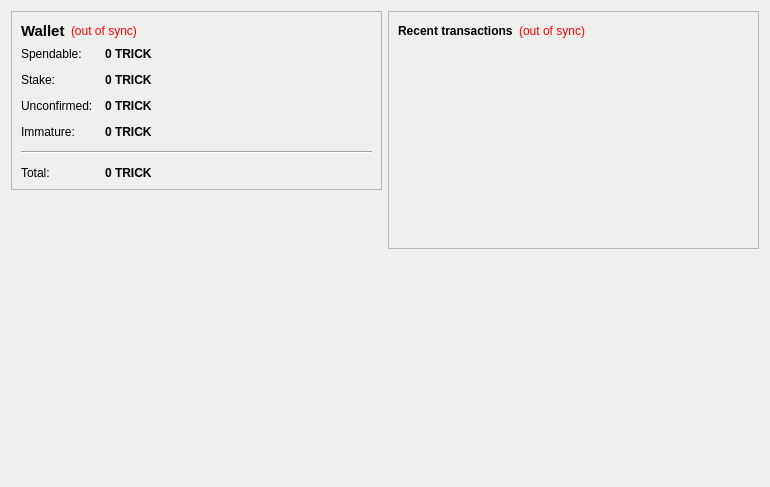
<?xml version="1.0" encoding="UTF-8"?>
<ui version="4.0">
 <class>OverviewPage</class>
 <widget class="QWidget" name="OverviewPage">
  <property name="geometry">
   <rect>
    <x>0</x>
    <y>0</y>
    <width>770</width>
    <height>487</height>
   </rect>
  </property>
  <property name="windowTitle">
   <string>Form</string>
  </property>
  <layout class="QHBoxLayout" name="horizontalLayout" stretch="1,1">
   <item>
    <layout class="QVBoxLayout" name="verticalLayout_2">
     <item>
      <widget class="QFrame" name="frame">
       <property name="frameShape">
        <enum>QFrame::StyledPanel</enum>
       </property>
       <property name="frameShadow">
        <enum>QFrame::Raised</enum>
       </property>
       <layout class="QVBoxLayout" name="verticalLayout_4">
        <item>
         <layout class="QHBoxLayout" name="horizontalLayout_4">
          <item>
           <widget class="QLabel" name="label_5">
            <property name="font">
             <font>
              <pointsize>11</pointsize>
              <weight>75</weight>
              <bold>true</bold>
             </font>
            </property>
            <property name="text">
             <string>Wallet</string>
            </property>
           </widget>
          </item>
          <item>
           <widget class="QLabel" name="labelWalletStatus">
            <property name="toolTip">
             <string>The displayed information may be out of date. Your wallet automatically synchronizes with the TrickyCoin network after a connection is established, but this process has not completed yet.</string>
            </property>
            <property name="styleSheet">
             <string notr="true">QLabel { color: red; }</string>
            </property>
            <property name="text">
             <string notr="true">(out of sync)</string>
            </property>
            <property name="alignment">
             <set>Qt::AlignLeading|Qt::AlignLeft|Qt::AlignVCenter</set>
            </property>
           </widget>
          </item>
          <item>
           <spacer name="horizontalSpacer_2">
            <property name="orientation">
             <enum>Qt::Horizontal</enum>
            </property>
            <property name="sizeHint" stdset="0">
             <size>
              <width>40</width>
              <height>20</height>
             </size>
            </property>
           </spacer>
          </item>
         </layout>
        </item>
        <item>
         <layout class="QFormLayout" name="formLayout_2">
          <property name="fieldGrowthPolicy">
           <enum>QFormLayout::AllNonFixedFieldsGrow</enum>
          </property>
          <property name="horizontalSpacing">
           <number>12</number>
          </property>
          <property name="verticalSpacing">
           <number>12</number>
          </property>
          <item row="0" column="0">
           <widget class="QLabel" name="label">
            <property name="text">
             <string>Spendable:</string>
            </property>
           </widget>
          </item>
          <item row="0" column="1">
           <widget class="QLabel" name="labelBalance">
            <property name="font">
             <font>
              <weight>75</weight>
              <bold>true</bold>
             </font>
            </property>
            <property name="cursor">
             <cursorShape>IBeamCursor</cursorShape>
            </property>
            <property name="toolTip">
             <string>Your current spendable balance</string>
            </property>
            <property name="text">
             <string notr="true">0 TRICK</string>
            </property>
            <property name="textInteractionFlags">
             <set>Qt::LinksAccessibleByMouse|Qt::TextSelectableByKeyboard|Qt::TextSelectableByMouse</set>
            </property>
           </widget>
          </item>
          <item row="1" column="0">
           <widget class="QLabel" name="label_6">
            <property name="text">
             <string>Stake:</string>
            </property>
           </widget>
          </item>
          <item row="1" column="1">
           <widget class="QLabel" name="labelStake">
            <property name="font">
             <font>
              <weight>75</weight>
              <bold>true</bold>
             </font>
            </property>
            <property name="cursor">
             <cursorShape>IBeamCursor</cursorShape>
            </property>
            <property name="toolTip">
             <string>Total of coins that was staked, and do not yet count toward the current balance</string>
            </property>
            <property name="text">
             <string notr="true">0 TRICK</string>
            </property>
            <property name="textInteractionFlags">
             <set>Qt::LinksAccessibleByMouse|Qt::TextSelectableByKeyboard|Qt::TextSelectableByMouse</set>
            </property>
           </widget>
          </item>
          <item row="2" column="0">
           <widget class="QLabel" name="label_3">
            <property name="text">
             <string>Unconfirmed:</string>
            </property>
           </widget>
          </item>
          <item row="2" column="1">
           <widget class="QLabel" name="labelUnconfirmed">
            <property name="font">
             <font>
              <weight>75</weight>
              <bold>true</bold>
             </font>
            </property>
            <property name="cursor">
             <cursorShape>IBeamCursor</cursorShape>
            </property>
            <property name="toolTip">
             <string>Total of transactions that have yet to be confirmed, and do not yet count toward the current balance</string>
            </property>
            <property name="text">
             <string notr="true">0 TRICK</string>
            </property>
            <property name="textInteractionFlags">
             <set>Qt::LinksAccessibleByMouse|Qt::TextSelectableByKeyboard|Qt::TextSelectableByMouse</set>
            </property>
           </widget>
          </item>
          <item row="3" column="0">
           <widget class="QLabel" name="labelImmatureText">
            <property name="text">
             <string>Immature:</string>
            </property>
           </widget>
          </item>
          <item row="3" column="1">
           <widget class="QLabel" name="labelImmature">
            <property name="font">
             <font>
              <weight>75</weight>
              <bold>true</bold>
             </font>
            </property>
            <property name="toolTip">
             <string>Mined balance that has not yet matured</string>
            </property>
            <property name="text">
             <string notr="true">0 TRICK</string>
            </property>
            <property name="textInteractionFlags">
             <set>Qt::LinksAccessibleByMouse|Qt::TextSelectableByKeyboard|Qt::TextSelectableByMouse</set>
            </property>
           </widget>
          </item>
          <item row="4" column="0" colspan="2">
           <widget class="Line" name="line">
            <property name="orientation">
             <enum>Qt::Horizontal</enum>
            </property>
           </widget>
          </item>
          <item row="5" column="0">
           <widget class="QLabel" name="labelTotalText">
            <property name="text">
             <string>Total:</string>
            </property>
           </widget>
          </item>
          <item row="5" column="1">
           <widget class="QLabel" name="labelTotal">
            <property name="font">
             <font>
              <weight>75</weight>
              <bold>true</bold>
             </font>
            </property>
            <property name="cursor">
             <cursorShape>IBeamCursor</cursorShape>
            </property>
            <property name="toolTip">
             <string>Your current total balance</string>
            </property>
            <property name="text">
             <string notr="true">0 TRICK</string>
            </property>
            <property name="textInteractionFlags">
             <set>Qt::LinksAccessibleByMouse|Qt::TextSelectableByKeyboard|Qt::TextSelectableByMouse</set>
            </property>
           </widget>
          </item>
         </layout>
        </item>
       </layout>
      </widget>
     </item>
     <item>
      <spacer name="verticalSpacer">
       <property name="orientation">
        <enum>Qt::Vertical</enum>
       </property>
       <property name="sizeHint" stdset="0">
        <size>
         <width>20</width>
         <height>40</height>
        </size>
       </property>
      </spacer>
     </item>
     <item>
      <widget class="QLabel" name="label_2">
       <property name="autoFillBackground">
        <bool>true</bool>
       </property>
       <property name="text">
        <string/>
       </property>
       <property name="pixmap">
        <pixmap resource="../bitcoin.qrc">:/icons/drmbg</pixmap>
       </property>
       <property name="scaledContents">
        <bool>false</bool>
       </property>
       <property name="margin">
        <number>0</number>
       </property>
      </widget>
     </item>
    </layout>
   </item>
   <item>
    <layout class="QVBoxLayout" name="verticalLayout_3">
     <item>
      <widget class="QFrame" name="frame_2">
       <property name="frameShape">
        <enum>QFrame::StyledPanel</enum>
       </property>
       <property name="frameShadow">
        <enum>QFrame::Raised</enum>
       </property>
       <layout class="QVBoxLayout" name="verticalLayout">
        <item>
         <layout class="QHBoxLayout" name="horizontalLayout_2">
          <item>
           <widget class="QLabel" name="label_4">
            <property name="text">
             <string>&lt;b&gt;Recent transactions&lt;/b&gt;</string>
            </property>
           </widget>
          </item>
          <item>
           <widget class="QLabel" name="labelTransactionsStatus">
            <property name="toolTip">
             <string>The displayed information may be out of date. Your wallet automatically synchronizes with the TrickyCoin network after a connection is established, but this process has not completed yet.</string>
            </property>
            <property name="styleSheet">
             <string notr="true">QLabel { color: red; }</string>
            </property>
            <property name="text">
             <string notr="true">(out of sync)</string>
            </property>
            <property name="alignment">
             <set>Qt::AlignRight|Qt::AlignTrailing|Qt::AlignVCenter</set>
            </property>
           </widget>
          </item>
          <item>
           <spacer name="horizontalSpacer">
            <property name="orientation">
             <enum>Qt::Horizontal</enum>
            </property>
            <property name="sizeHint" stdset="0">
             <size>
              <width>40</width>
              <height>20</height>
             </size>
            </property>
           </spacer>
          </item>
         </layout>
        </item>
        <item>
         <widget class="QListView" name="listTransactions">
          <property name="styleSheet">
           <string notr="true">QListView { background: transparent; }</string>
          </property>
          <property name="frameShape">
           <enum>QFrame::NoFrame</enum>
          </property>
          <property name="verticalScrollBarPolicy">
           <enum>Qt::ScrollBarAlwaysOff</enum>
          </property>
          <property name="horizontalScrollBarPolicy">
           <enum>Qt::ScrollBarAlwaysOff</enum>
          </property>
          <property name="selectionMode">
           <enum>QAbstractItemView::NoSelection</enum>
          </property>
         </widget>
        </item>
       </layout>
      </widget>
     </item>
     <item>
      <spacer name="verticalSpacer_2">
       <property name="orientation">
        <enum>Qt::Vertical</enum>
       </property>
       <property name="sizeHint" stdset="0">
        <size>
         <width>20</width>
         <height>40</height>
        </size>
       </property>
      </spacer>
     </item>
    </layout>
   </item>
  </layout>
 </widget>
 <resources/>
 <connections/>
</ui>
